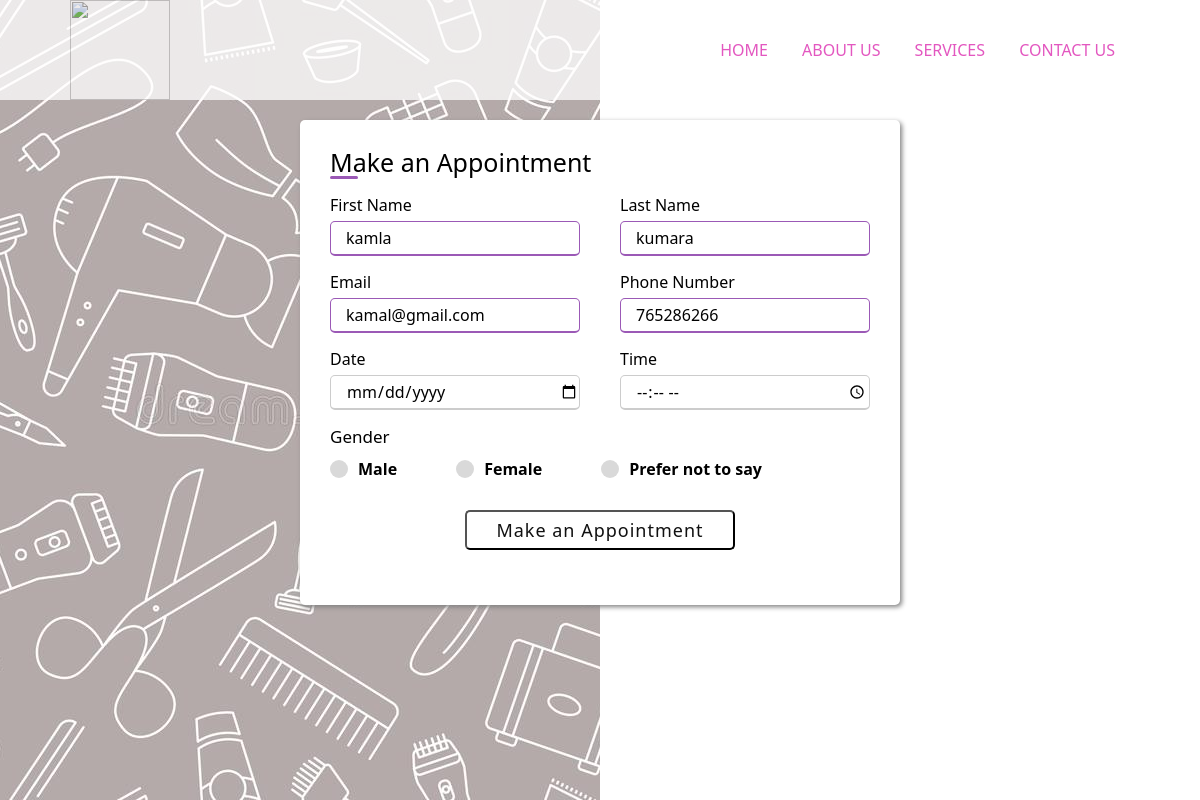
Screenshot of /Admin/update/appoinmentUpdate.php?updateid=21 with the database file from the repository.
### tables this page shows
CREATE TABLE `appoinment` (
  `id` int(11) NOT NULL,
  `Fname` varchar(50) NOT NULL,
  `Lname` varchar(50) NOT NULL,
  `email` varchar(50) NOT NULL,
  `number` varchar(50) NOT NULL,
  `date` date NOT NULL,
  `time` time NOT NULL,
  `gender` enum('male','female','other') NOT NULL,
  `service` varchar(200) NOT NULL
);

### Admin/update/appoinmentUpdate.php (the view, shortened to what this page needs)
<?php
    require("../../connection/connect.php");
    $id=$_GET['updateid'];
    $sql="select * from `appoinment` where id=$id";
    $result=mysqli_query($con,$sql);
    $row=mysqli_fetch_assoc($result);
    $Fname=$row['Fname'];
    $Lname=$row['Lname'];
    $email=$row['email'];
    $number=$row['number'];
?>
<!DOCTYPE html>
<html lang="en">
<head>
    <link rel="stylesheet" href="../../CSS/main.css">
    <link rel="stylesheet" href="../../assets/fontawesome/css/all.min.css">
</head>
<body>
    <header>
        <img class="logo" src="../../assets/images/icons/logo.png" alt="">
        <nav>
            <ul class="nav-area">
                <li><a href="index.php">Home</a></li>
                <li><a href="about.php">About us</a></li>
                <li><a href="service.php">Services</a></li>
                <li><a href="contact.php">Contact us</a></li>
            </ul>
        </nav>
    </header>
    <section class="appoinment">
        <div class="container" style="margin-left: '28%';">
            <div class="title">Make an Appointment</div>
            <form method="post">
                <div class="user-details">
                    <div class="input-box">
                        <span class="details">First Name</span>
                        <input type="text" placeholder="Enter your first name" name="Fname" required value=<?php echo $Fname;?>>
                    </div>
                    <div class="input-box">
                        <span class="details">Last Name</span>
                        <input type="text" placeholder="Enter your last name" name="Lname" required value=<?php echo $Lname;?>>
                    </div>
                    <div class="input-box">
                        <span class="details">Email</span>
                        <input type="text" placeholder="Enter your email" name="email" required value=<?php echo $email;?>>
                    </div>
                    <div class="input-box">
                        <span class="details">Phone Number</span>
                        <input type="text" placeholder="Enter your number" name="number" required value=<?php echo $number;?>>
                    </div>
                    <div class="input-box">
                        <span class="details">Date</span>
                        <input type="date" placeholder="Enter your nic" required name="date">
                    </div>
                    <div class="input-box">
                        <span class="details">Time</span>
                        <input type="time" placeholder="Enter your password" required name="time">
                    </div>
                </div>
                <div class="gender-details">
                    <span class="gender-title">Gender</span>
                    <div class="category">
                        <label for="dot-1">
                            <span class="dot one"></span>
                            <span class="gender">Male</span>
                        </label>
                        <label for="dot-2">
                            <span class="dot two"></span>
                            <span class="gender">Female</span>
                        </label>
                        <label for="dot-3">
                            <span class="dot three"></span>
                            <span class="gender">Prefer not to say</span>
                        </label>
                    </div>
                </div>
                <div class="button">
                    <input type="submit" name="submit" value="Make an Appointment">
                </div>
            </form>
        </div>
    </section>
</body>
</html>

### css/main.css (style rules this page uses)
* { box-sizing: border-box; margin: 0; padding: 0; font-family: 'Segoe UI', Tahoma, Geneva, Verdana, sans-serif; }
body { background-color: #fff; }
a { text-decoration: none; }
header { width: 100%; display: -webkit-flex; display: -moz-flex; display: -ms-flex; display: flex; justify-content: space-between; align-items: center; padding: 0px 70px; background-color: #fff; opacity: 75%; position: absolute; }
.logo { width: 100px; height: 100px; cursor: pointer; }
.nav-area { list-style: none; }
.nav-area li { display: inline-block; padding: 0 15px; text-transform: uppercase; }
.nav-area li a { transition: 0.3s; color: rgb(218, 31, 171); font-weight: 500; }
.appoinment { background-image: url(../assets/images/appoinmentBG.jpg); -webkit-background-size: cover; background-size: cover; background-position: center center; width: 50%; height: 100vh; font-weight: 600; font-size: 16px; }
.appoinment .container { max-width: 700px; width: 100%; position: relative; top: 120px; left: 50%; background: #fff; padding: 25px 30px; border-radius: 5px; box-shadow: 2px 2px 5px gray; }
.appoinment .container .title { font-size: 25px; font-weight: 500; position: relative; }
.appoinment .container .title::before { content: ''; position: absolute; left: 0; bottom: 0; height: 3px; width: 28px; border-radius: 2px; background: #9b59b6; }
.appoinment .container form .user-details { display: flex; flex-wrap: wrap; justify-content: space-between; margin: 15px 0 0 0; }
form .user-details .input-box { margin-bottom: 15px; width: calc(100% / 2 - 20px); }
.user-details .input-box .details { display: block; font-weight: 500; margin-bottom: 5px; }
.user-details .input-box input { height: 35px; width: 100%; outline: none; border-radius: 5px; border: 1px solid #ccc; padding-left: 15px; font-size: 16px; border-bottom-width: 2px; transition: all 0.3s ease; }
.user-details .input-box input:focus, .user-details .input-box input:valid { border-color: #9b59b6; }
form .gender-details .gender-title { font-size: 17px; font-weight: 500; }
form .gender-details .category { display: flex; width: 80%; margin: 10px 0; justify-content: space-between; }
.gender-details .category label { display: flex; align-items: center; }
.gender-details .category .dot { height: 18px; width: 18px; background: #d9d9d9; border-radius: 50%; margin-right: 10px; border: 5px solid transparent; transition: all 0.3s ease; }
form .button { height: 40px; margin: 30px 0; }
form .button input { height: 100%; width: 50%; margin-left: 25%; outline: none; color: #111; border-radius: 5px; font-size: 18px; font-weight: 500; letter-spacing: 1px; cursor: pointer; background-color: transparent; transition: all 0.3s ease; }

### rows the page displays
appoinment: Fname "kamla", Lname "kumara", email "kamal@gmail.com", number "765286266"
